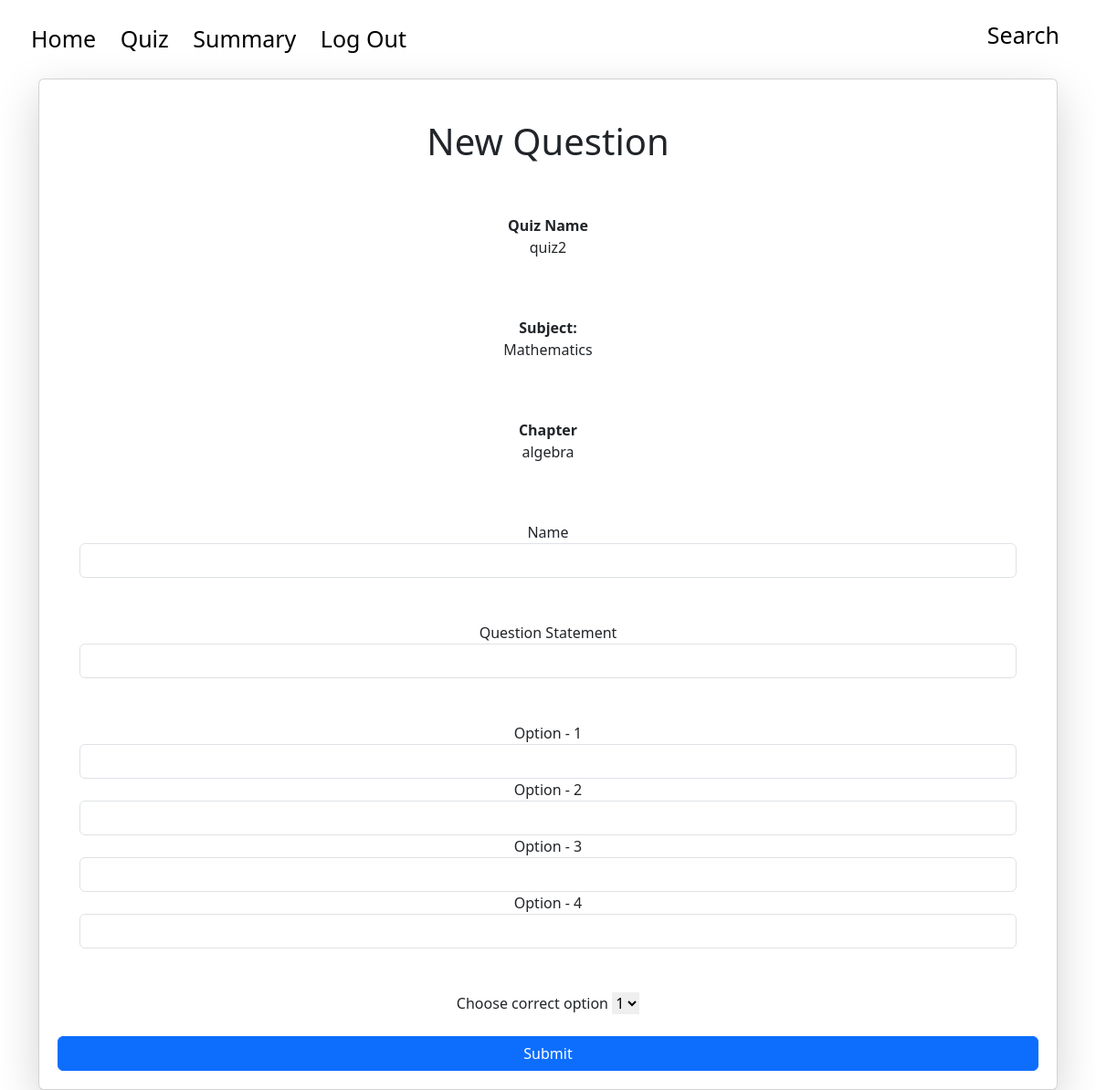
The page /admin/quiz/newq?subject_id=&quiz_id=2 on the database its author committed.
### tables this page shows
CREATE TABLE quizzes ( id INTEGER PRIMARY KEY AUTOINCREMENT, name TEXT NOT NULL, subject_id INTEGER NOT NULL, chapter_id INTEGER NOT NULL, date_of_quiz DATE NOT NULL, time_duration TEXT NOT NULL, remarks TEXT, FOREIGN KEY(chapter_id) REFERENCES chapters(id) ON DELETE CASCADE, FOREIGN KEY(subject_id) REFERENCES subjects(id) ON DELETE CASCADE);

CREATE TABLE subjects ( id INTEGER PRIMARY KEY AUTOINCREMENT, name TEXT NOT NULL UNIQUE, description TEXT );

CREATE TABLE chapters ( id INTEGER PRIMARY KEY AUTOINCREMENT, subject_id INTEGER NOT NULL, name TEXT NOT NULL, description TEXT, FOREIGN KEY(subject_id) REFERENCES subjects(id) ON DELETE CASCADE );

### app.py (the view, shortened to what this page needs)
@app.route('/admin/quiz/newq', methods=['GET', 'POST'])
def new_question():
    if request.method == 'GET':
        quiz_id = request.args.get('quiz_id')
        conn = sqlite3.connect("app.db")
        cursor = conn.cursor()
        cursor.execute('SELECT chapter_id, subject_id FROM quizzes WHERE id = ?', (quiz_id,))
        output = cursor.fetchall()
        chapter_id = output[0][0]
        subject_id = output[0][1]
        cursor.execute('SELECT name FROM chapters WHERE id = ?', (chapter_id,))
        output = cursor.fetchall()
        chapter_name = output[0][0]
        cursor.execute('SELECT name FROM quizzes WHERE id = ?', (quiz_id,))
        output = cursor.fetchall()
        quiz_name = output[0][0]
        cursor.execute('SELECT name FROM subjects WHERE id = ?', (subject_id,))
        output = cursor.fetchall()
        subject_name = output[0][0]
        quiz = {'id': quiz_id, 'name': quiz_name, 'chapter_id': chapter_id, 'chapter_name': chapter_name, 'subject_id': subject_id, 'subject_name': subject_name}
        conn.close()
        return render_template("new_question.html", quiz=quiz)

### templates/new_question.html (shortened to what this page needs)
<!DOCTYPE html>
<html lang="en">
<head>
    <link href="https://cdn.jsdelivr.net/npm/bootstrap@5.3.0/dist/css/bootstrap.min.css" rel="stylesheet">
</head>
<header class="container p-4 vh-20 vw-100" style="font-size: 25px; text-align: left; margin-left:0px;">
    <div>
        <a href='/admin/dashboard'>
            Home
        </a>
        <a href="/admin/quiz">
            Quiz
        </a>
        <a href="/admin/summary">
            Summary
        </a>
        <a href="/admin/logout">
            Log Out
        </a>
        <div style="position: absolute; right: 0; top: 0; padding-top: 20px; padding-right: 30px">
            <a href="/admin/search">Search</a>
        </div>
    </div>
</header>
<body>
    <div class="container vw-100"  style="text-align:center">
        <div class="card p-1 shadow-lg ">
            <div class="card-body">
                <div class="p-4">
                    <h1 class="text-center">
                        New Question
                    </h1>
                </div>
                <form action="{{ url_for('new_question', quiz_id = quiz['id'], subject_id = quiz['subject_id'], chapter_id = quiz['chapter_id'] )}}" method="POST">
                    <div class="p-4">
                        <label for="name" name="name"><b>Quiz Name</b></label>
                        <p>{{ quiz['name'] }}</p>
                    </div>
                    <div class="p-4">
                        <label for="subject" name="subject"><b>Subject:</b></label>
                        <p>{{ quiz['subject_name'] }}</p>
                    </div>
                    <div class="p-4">
                        <label for="chapter" name="chapter"><b>Chapter</b></label>
                        <p>{{ quiz['chapter_name'] }}</p>
                    </div>
                    <div class="p-4">
                        <label for="name" name="name">Name</label>
                        <input type="text" id="name" name="name" class="form form-control">
                    </div>
                    <div class="p-4">
                        <label for="question" name="question">Question Statement</label>
                        <input type="text" id="question" name="question" class="form form-control">
                    </div>
                    <div class="p-4">
                        <label for="option1" name="option1">Option - 1</label>
                        <input type="text" id="a" name="a" class="form form-control">
                        <label for="option2" name="option2">Option - 2</label>
                        <input type="text" id="b" name="b" class="form form-control">
                        <label for="option3" name="option3">Option - 3</label>
                        <input type="text" id="c" name="c" class="form form-control">
                        <label for="option4" name="option4">Option - 4</label>
                        <input type="text" id="d" name="d" class="form form-control">
                    </div>
                    <div class="p-4">
                        <label for="correct" name="correct">Choose correct option</label>
                        <select id="correct" name="correct" class="" style="border: 1px black" required>
                            <option value="1">1</option>
                        </select>
                    </div>
                    <div class="d-grid">
                        <button type="submit" class="btn btn-primary">Submit</button>
                    </div>
                </form>
            </div>
        </div>
    </div>
</body>

### templates/new_question.html (style rules this page uses)
a { color: #000; text-decoration: none; padding-left: 10px; padding-right: 10px; }

### rows shown on the page
quizzes: name "quiz2"
subjects: subject_name "Mathematics"
chapters: chapter_name "algebra"
